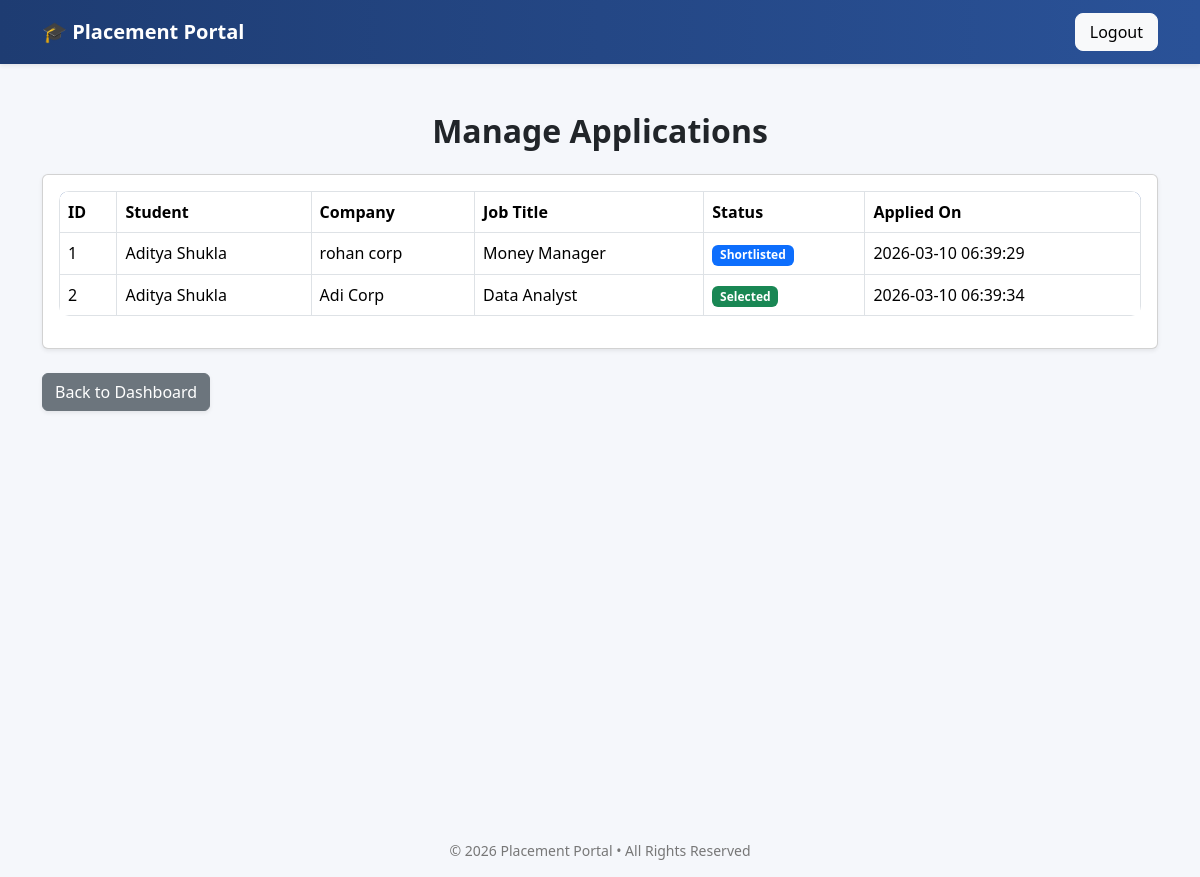
Before: /admin/manage_applications (signed in) with the older database file.
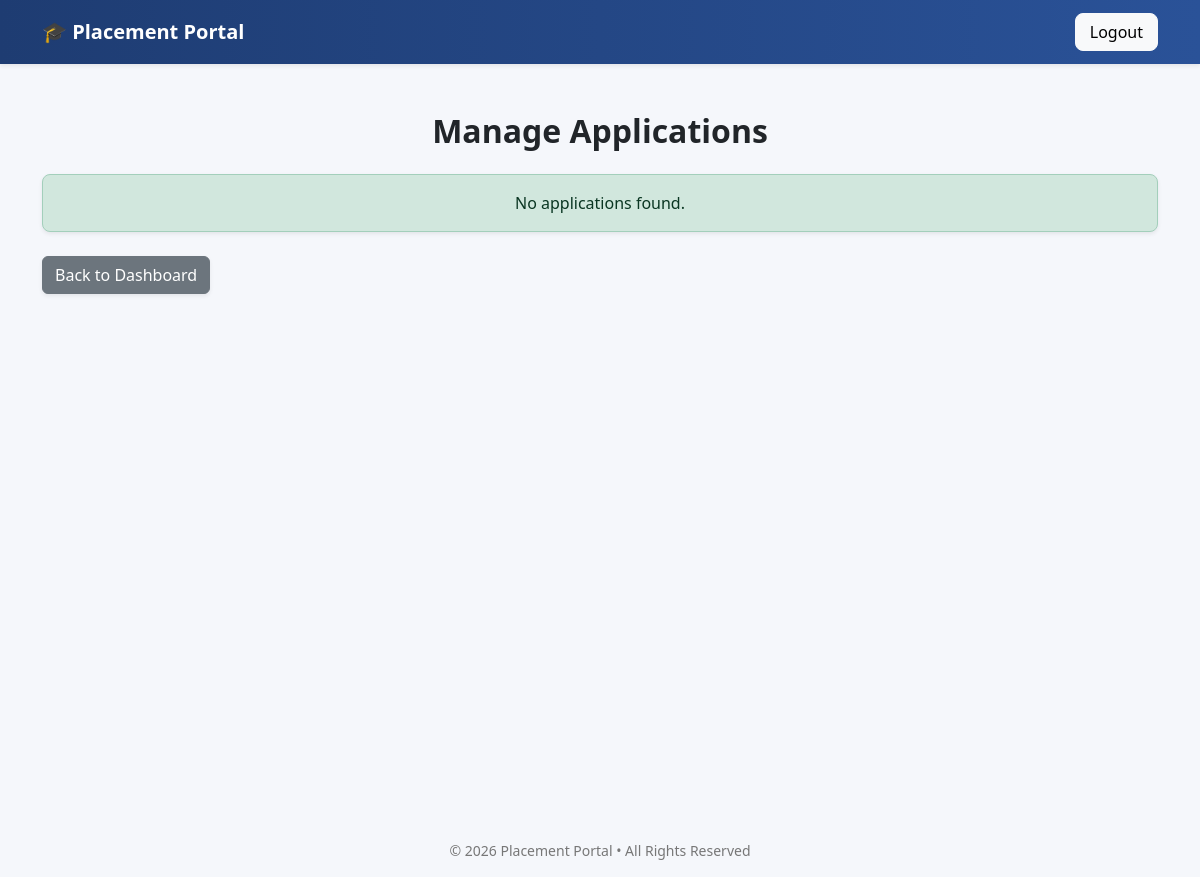
After: the same page with the newer database file.
### tables this page shows
CREATE TABLE applications(
        id INTEGER PRIMARY KEY AUTOINCREMENT,
        student_id INTEGER NOT NULL,
        job_id INTEGER NOT NULL,
        applied_on TIMESTAMP DEFAULT CURRENT_TIMESTAMP,
        status TEXT CHECK(status in ('Applied','Shortlisted','Selected','Rejected')) DEFAULT 'Applied' NOT NULL,
        UNIQUE(student_id, job_id),
        FOREIGN KEY (student_id) REFERENCES students(id)
        ON DELETE CASCADE 
        ON UPDATE CASCADE,
        FOREIGN KEY (job_id) REFERENCES jobs(id)
        ON DELETE CASCADE 
        ON UPDATE CASCADE
    );

CREATE TABLE students(
        id INTEGER PRIMARY KEY AUTOINCREMENT,
        name TEXT NOT NULL,
        email TEXT UNIQUE NOT NULL,
        age INTEGER NOT NULL,
        gender TEXT CHECK(gender in ('Male','Female','Other')) NOT NULL,
        hashed_password TEXT NOT NULL,
        resume_path TEXT,
        skills TEXT,
        branch TEXT NOT NULL,
        cgpa REAL CHECK(cgpa BETWEEN 0 AND 10) DEFAULT 0,
        is_active INTEGER DEFAULT 1 NOT NULL,
        created_at TIMESTAMP DEFAULT CURRENT_TIMESTAMP
    );

CREATE TABLE companies(
        id INTEGER PRIMARY KEY AUTOINCREMENT,
        company_name TEXT NOT NULL,
        email TEXT UNIQUE NOT NULL,
        hashed_password TEXT NOT NULL,
        hr_contact TEXT NOT NULL,
        website TEXT,
        approval_status TEXT CHECK(approval_status IN ('Pending','Approved','Rejected')) DEFAULT 'Pending' NOT NULL,
        is_blacklisted INTEGER DEFAULT 0 NOT NULL,
        created_at TIMESTAMP DEFAULT CURRENT_TIMESTAMP
    );

CREATE TABLE jobs(
        id INTEGER PRIMARY KEY AUTOINCREMENT,
        company_id INTEGER NOT NULL,
        title TEXT NOT NULL,
        description TEXT NOT NULL,
        eligibility_criteria TEXT NOT NULL,
        deadline TEXT NOT NULL,
        required_skills TEXT,
        experience_required TEXT,
        salary_range TEXT,
        job_type TEXT CHECK(job_type IN ('Full-time','Internship','Contract')) DEFAULT 'Full-time',
        location TEXT,
        status TEXT CHECK(status in ('Pending','Approved','Closed')) DEFAULT 'Pending' NOT NULL,
        created_at TIMESTAMP DEFAULT CURRENT_TIMESTAMP,
        FOREIGN KEY (company_id) REFERENCES companies(id)
        ON DELETE CASCADE
        ON UPDATE CASCADE
    );

### app.py (the view)
@app.route("/admin/manage_applications")
@login_required
def manage_applications():
    if current_user.role != "admin":
       flash("Unauthorized access")
       return redirect(url_for("login"))
    con=sqlite3.connect("placement.db")
    cur=con.cursor()
    cur.execute("""
        SELECT applications.id,students.name,companies.company_name,
                jobs.title,applications.status,applications.applied_on
                FROM applications JOIN students ON applications.student_id =
                students.id JOIN jobs ON applications.job_id = jobs.id
                JOIN companies ON jobs.company_id = companies.id

    """)
    applications=cur.fetchall()
    con.close()
    return render_template("manage_applications.html",applications=applications)

### app.py (called while the page is built)
@login_manager.user_loader
def load_user(user_id):
    try:
        role, actual_id = user_id.split("-")
        return User(int(actual_id), role)
    except (ValueError, AttributeError):
        return None

### templates/manage_applications.html (shortened to what this page needs)
{% extends "base.html" %}
{% block content %}
<div class="container mt-5">
    <h2 class="mb-4 text-center">Manage Applications</h2>
    {% if applications %}
        <div class="card shadow-sm">
            <div class="card-body">
                <div class="table-responsive">
                    <table class="table table-bordered align-middle">
                        <thead>
                            <tr>
                                <th>ID</th>
                                <th>Student</th>
                                <th>Company</th>
                                <th>Job Title</th>
                                <th>Status</th>
                                <th>Applied On</th>
                            </tr>
                        </thead>
                        <tbody>
                            {% for app in applications %}
                            <tr>
                                <td>{{ app[0] }}</td>
                                <td>{{ app[1] }}</td>
                                <td>{{ app[2] }}</td>
                                <td>{{ app[3] }}</td>
                                <td>
                                    {% if app[4] == "Selected" %}
                                        <span class="badge bg-success">Selected</span>
                                    {% elif app[4] == "Rejected" %}
                                        <span class="badge bg-danger">Rejected</span>
                                    {% elif app[4] == "Shortlisted" %}
                                        <span class="badge bg-primary">Shortlisted</span>
                                    {% else %}
                                        <span class="badge bg-warning text-dark">Applied</span>
                                    {% endif %}
                                </td>
                                <td>{{ app[5] }}</td>
                            </tr>
                            {% endfor %}
                        </tbody>
                    </table>
                </div>
            </div>
        </div>
    {% else %}
        <div class="alert alert-success text-center shadow-sm">
            No applications found.
        </div>
    {% endif %}
    <div class="mt-4">
        <a href="{{ url_for('admin_dashboard') }}" class="btn btn-secondary shadow-sm">
            Back to Dashboard
        </a>
    </div>
</div>
{% endblock %}

Changed rows visible on the page:
removed applications: id "1", name "Aditya Shukla", company_name "rohan corp", title "Money Manager", status "Shortlisted", applied_on "2026-03-10 06:39:29"
removed applications: id "2", name "Aditya Shukla", company_name "Adi Corp", title "Data Analyst", status "Selected", applied_on "2026-03-10 06:39:34"
Other visible differences:
text no longer shown: "ID Student Company Job Title Status Applied On"
text now shown: "No applications found."
